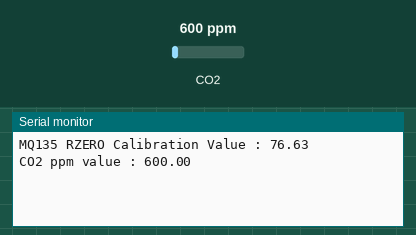
This sketch was run on a simulated Arduino Uno, built with avr-gcc and run on an emulated ATmega328P. Parts: the last lines printed to the serial monitor. Inputs (shaded band) come from the test bench; at power-on: CO2 600 ppm. No radio packets arrive unless stated.

Above: at 2.2 s.
2.3 s: CO2 set to 452 ppm
At 3.6 s:
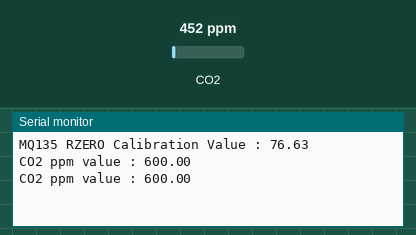
3.8 s: CO2 set to 1050 ppm
At 4.7 s:
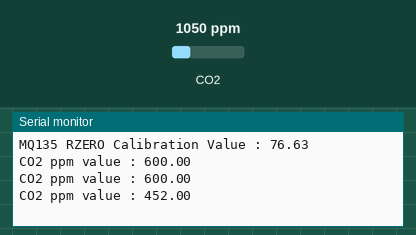
Timing chart, 0 to 6.8 s (numbered marks = the images above; inputs shaded):
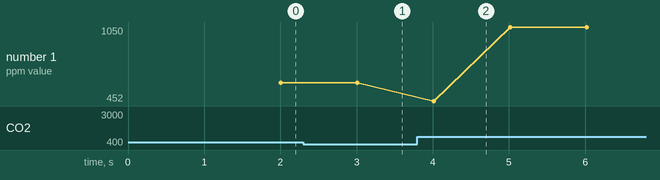

Measured:
- plotted number 1: 600 → 1050 after the input at 3.8 s

The sketch:

mqt_gas_transmitter.ino
```cpp
#include "MQ135.h"
#define ANALOGPIN A0    //  Define Analog PIN on Arduino Board
#define RZERO 76.63    //  Define RZERO Calibration Value
MQ135 gasSensor = MQ135(ANALOGPIN);

#include <SPI.h>
#include <nRF24L01.h>
#include <RF24.h>
RF24 radio(9, 10); // CE, CSN
const byte address[6] = "00001";


struct package{
   float ppm;


};
typedef struct package Package;
Package data;


void setup()
{
  Serial.begin(9600);
  float rzero = gasSensor.getRZero();
  delay(1000);
  Serial.print("MQ135 RZERO Calibration Value : ");
  Serial.println(rzero);
  radio.begin();
  radio.openWritingPipe(address);
  radio.setPALevel(RF24_PA_MIN);
  radio.stopListening();

}


void loop() {
  float ppm = gasSensor.getPPM();
  delay(1000);
  digitalWrite(13,HIGH);
  radio.write(&ppm, sizeof(ppm));
  Serial.print("CO2 ppm value : ");
  Serial.println(ppm);
}
//https://www.google.com/search?q=RZERO+Calibration+Value&rlz=1C1CHBD_enBD860BD860&oq=rzero&aqs=chrome.0.69i59j69i57j0l4.7760j0j7&sourceid=chrome&ie=UTF-8
```
